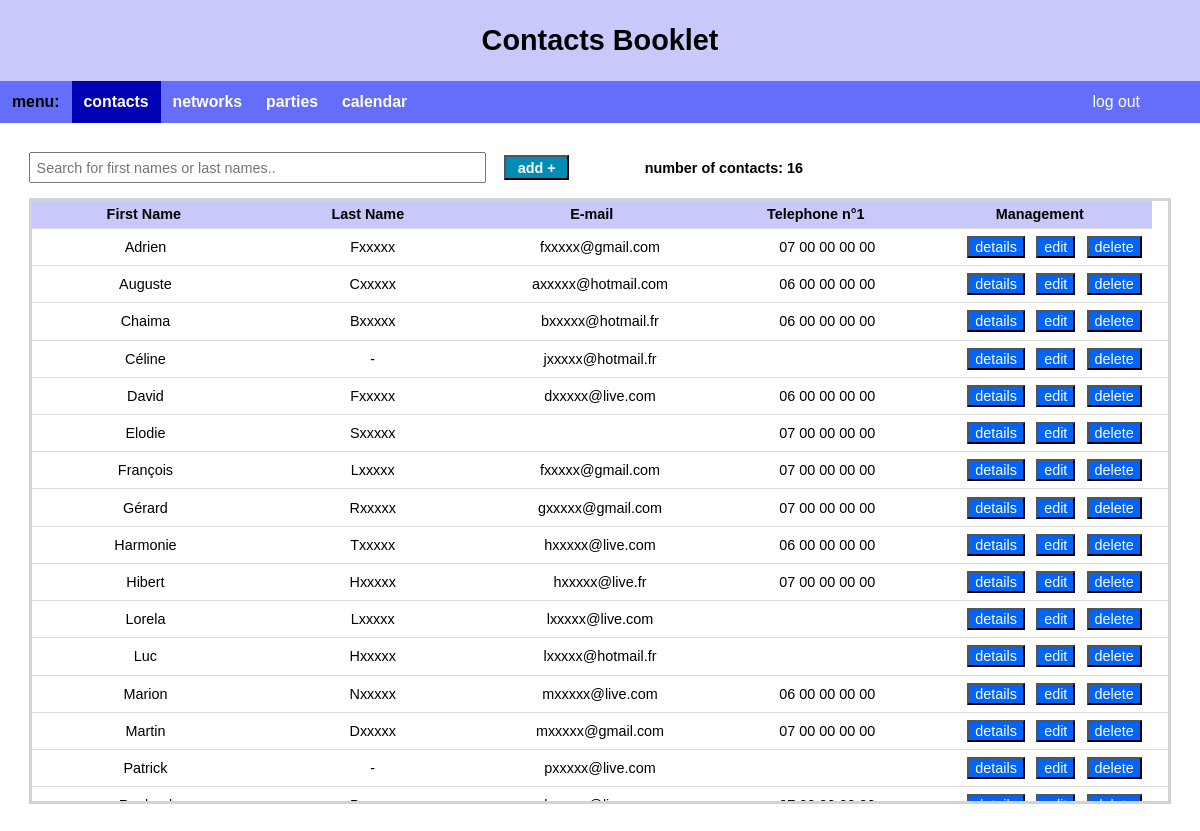
/contacts/ (signed in), run on the app's committed database.
### contacts_app/models.py (models this page shows, shortened)
class Contact(models.Model):
    first_name = models.CharField(max_length=30)
    last_name = models.CharField(max_length=30)
    email = models.EmailField(max_length=50, verbose_name='E-mail', blank=True)
    telephone1 = models.CharField(max_length=30, verbose_name='telephone n°1', blank=True)
    telephone2 = models.CharField(max_length=30, verbose_name='telephone n°2', blank=True)
    profile_photo = models.ImageField(verbose_name='picture', upload_to='image/', default='image/no-image.png')
    fk_user = models.ForeignKey(User, on_delete=models.CASCADE)
    REQUIRED_FIELDS = ['first_name','last_name']

### contacts_app/views.py (the view)
# urls.py: path('contacts/', contacts_app.views.contacts, name="contacts"),
@login_required
def contacts(request):
    contacts = Contact.objects.filter(fk_user=request.user.id).order_by('first_name', 'last_name')
    count = contacts.count()
    return render(request, 'contacts_app/contacts.html', context={'contacts' : contacts, 'count': count})

### contacts_app/templates/contacts_app/contacts.html (shortened to what this page needs)
{% extends 'base2.html' %}
{% load static %}
{% block css %}
    <link rel="stylesheet" href="{% static 'contacts.css' %}"/>
{% endblock %}
{% block content %}
<div id="div_table">
    <input type="text" id="search" onkeyup="filter()" placeholder="Search for first names or last names.." title="Type in a name">
    <a id="add_btn" href="{% url 'addContact' %}"><button class="btn_1">add +</button></a>
    <span id="count_contacts">number of contacts: {{ count }}</span>
    <div id="scroll">
    <table class="table-striped table-bordered" style="width:100%">
        <thead>
            <tr>
                <th>First Name</th>
                <th>Last Name</th>
                <th>E-mail</th>
                <th>Telephone n°1</th>
                <th class="t_button">Management</th>
            </tr>
        </thead>
        <tbody id="table">
        {% for line in contacts %}
        <tr>
            <td>{{ line.first_name }}</td>
            <td>{{ line.last_name }}</td>
            <td>{{ line.email}}</td>
            <td>{{ line.telephone1}}</td>
            <td class="t_button">
                <a href="{% url 'contactDetails' line.id %}"><button class="btn_2">details</button></a>
                <a href="{% url 'editContact' line.id %}"><button class="btn_2">edit</button></a>
                <a href="{% url 'deleteContact' line.id %}"><button class="btn_2">delete</button></a>
            </td>
        </tr>
        {% endfor %}
        </tbody>
    </table>
    </div>
</div>
{% endblock content %}

### contacts_app/static/style2.css (style rules this page uses)
body { margin: 0px; }

### contacts_app/static/contacts.css (style rules this page uses)
table { width: 100%; border: solid lightgray; }
th, td { padding: 0.5%; text-align: center; width: 20%; }
th { background-color: rgb(200, 200, 250); }
.btn_2 { font-size: 1em; margin-right:0.25em; margin-left:0.25em; color:white; background-color:rgb(0, 100, 250); margin-bottom: 0.1em; margin-top: 0.1em; }
#search { box-sizing: border-box; width: 40%; font-size: 1em; padding: 0.4em; margin-bottom: 1em; }
.btn_1 { font-size: 1em; margin-right: 1em; margin-left: 1em; padding-left: 0.8em; padding-right: 0.8em; padding-bottom: 0.2em; padding-top: 0.2em; color:white; font-weight: bold; background-color:rgb(0, 140, 180); }
#div_table { padding: 2em; }
#count_contacts { padding-left: 5%; font-weight: bold; }
#scroll { height: 60vh; }
table { display: flex; flex-flow: column; height: 100%; width: 100%; }
table thead { flex: 0 0 auto; width: calc(100% - 0.9em); }
table tbody { flex: 1 1 auto; display: block; overflow-y: scroll; }
table tbody tr { width: 100%; }
table thead, table tbody tr { display: table; table-layout: fixed; }
th { margin-bottom: 0%; }
body { font-family: sans-serif; font-size: 0.9em; }
table { border-collapse: collapse; }
thead,tbody { display: block; }
th, td { border-bottom: 0.02em solid #ddd; }
thead { border-right: 0.5em solid white; }

### data on the page
Contact: first_name "Adrien", last_name "Fxxxxx", email "fxxxxx@gmail.com", telephone1 "07 00 00 00 00"
Contact: first_name "Auguste", last_name "Cxxxxx", email "axxxxx@hotmail.com", telephone1 "06 00 00 00 00"
Contact: first_name "Chaima", last_name "Bxxxxx", email "bxxxxx@hotmail.fr", telephone1 "06 00 00 00 00"
Contact: first_name "Céline", last_name "-", email "jxxxxx@hotmail.fr"
Contact: first_name "David", last_name "Fxxxxx", email "dxxxxx@live.com", telephone1 "06 00 00 00 00"
Contact: first_name "Elodie", last_name "Sxxxxx", telephone1 "07 00 00 00 00"
Contact: first_name "François", last_name "Lxxxxx", email "fxxxxx@gmail.com", telephone1 "07 00 00 00 00"
Contact: first_name "Gérard", last_name "Rxxxxx", email "gxxxxx@gmail.com", telephone1 "07 00 00 00 00"
Contact: first_name "Harmonie", last_name "Txxxxx", email "hxxxxx@live.com", telephone1 "06 00 00 00 00"
Contact: first_name "Hibert", last_name "Hxxxxx", email "hxxxxx@live.fr", telephone1 "07 00 00 00 00"
Contact: first_name "Lorela", last_name "Lxxxxx", email "lxxxxx@live.com"
Contact: first_name "Luc", last_name "Hxxxxx", email "lxxxxx@hotmail.fr"
Contact: first_name "Marion", last_name "Nxxxxx", email "mxxxxx@live.com", telephone1 "06 00 00 00 00"
Contact: first_name "Martin", last_name "Dxxxxx", email "mxxxxx@gmail.com", telephone1 "07 00 00 00 00"
Contact: first_name "Patrick", last_name "-", email "pxxxxx@live.com"

### other printed values
{{ count }} "16"
